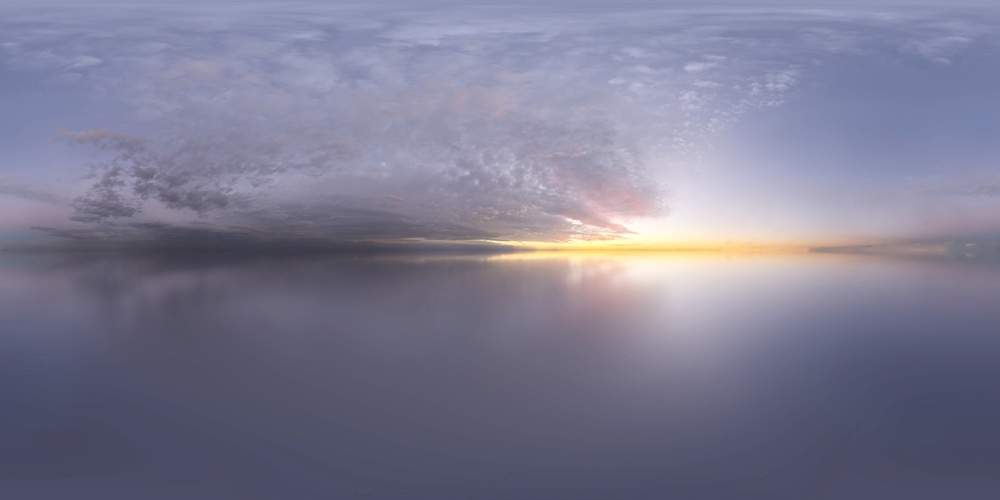
#> input picture assets_src/sky/belfast_sunset_puresky_backdrop.jpg, 1000 x 500 px, shrunk from 6144 x 3072 before the run
$ python post_grade.py ../../../assets_src/sky/belfast_sunset_puresky_backdrop.jpg ../../../assets_src/sky/kloofendal_48d_partly_cloudy_puresky_backdrop.jpg 1.0
#> lines starting #> are read from the running program, lines starting #| are printed output that depends on the picture
"""渲染后期: 高光辉光, 暗角, 胶片颗粒, 轻微色差感的色调。用法: python post_grade.py <输入.png> <输出.jpg> [辉光强度]"""
import sys

import numpy as np
from PIL import Image, ImageFilter


def grade(src, dst, bloom=0.5):
#> called with bloom = 1
    im = Image.open(src).convert("RGB")
#> im is the input picture: PIL image 1000x500 RGB; mean R, G, B 124.7, 123.5, 146
    a = np.asarray(im, dtype=np.float32) / 255
    lum = a.mean(axis=2, keepdims=True)
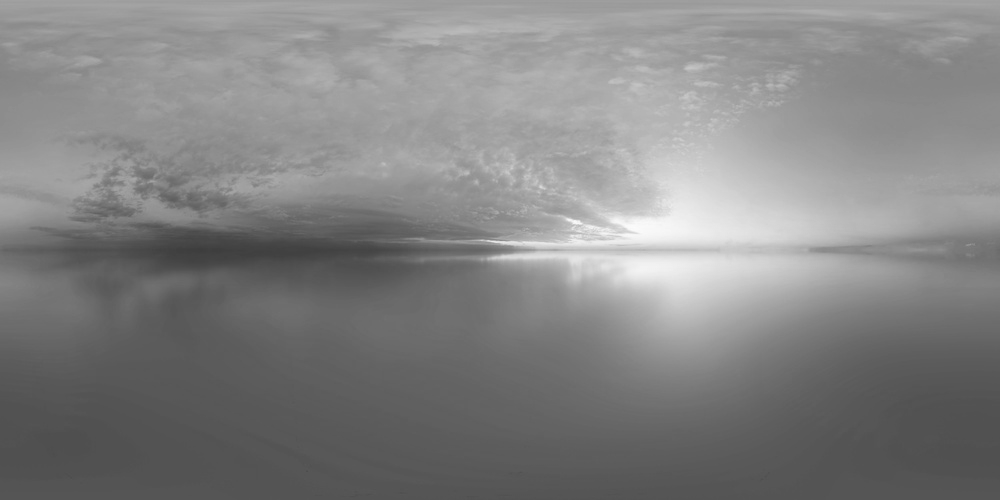
#> lum: shape (500, 1000, 1) float32; min 0.241, max 0.988, mean 0.515
    bright = np.clip((lum - 0.72) / 0.28, 0, 1) * a
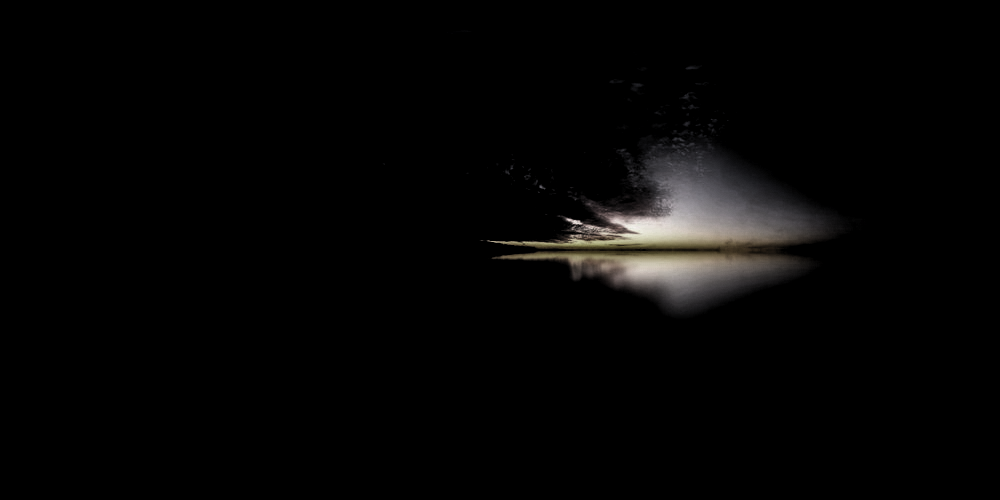
#> bright: shape (500, 1000, 3) float32; mean R, G, B 0.0218, 0.0205, 0.0194
    glow = np.zeros_like(a)
    for r, w in ((im.width / 240, 0.5), (im.width / 70, 0.3), (im.width / 22, 0.2)):
        b = Image.fromarray((bright * 255).astype(np.uint8)).filter(ImageFilter.GaussianBlur(r))
        glow += np.asarray(b, dtype=np.float32) / 255 * w
#> this loop made 3 passes
#> pass 2, in grade, `glow += np.asarray(b, dtype=np.float32) / 255 * w`:
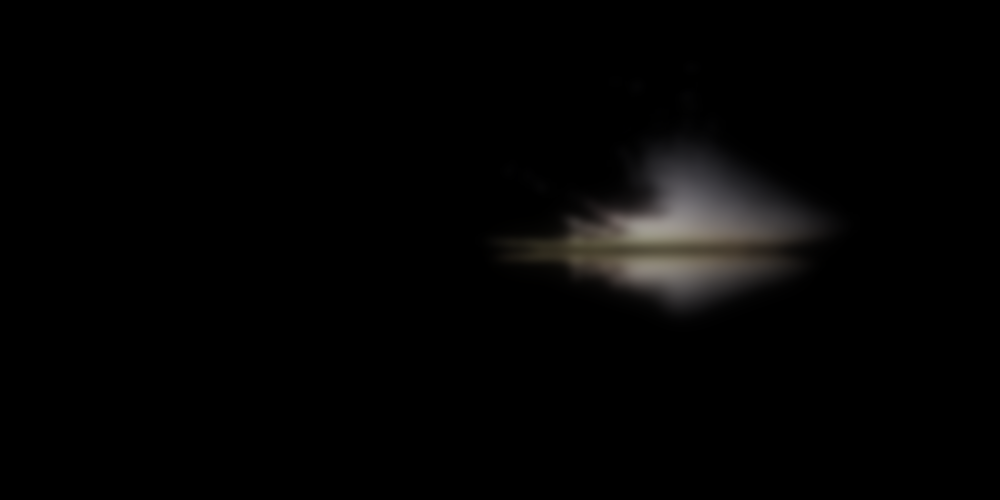
#> glow: shape (500, 1000, 3) float32; mean R, G, B 0.0173, 0.0163, 0.0154
    a = 1 - (1 - a) * (1 - np.clip(glow * bloom * 2.2, 0, 1))
    # S 曲线, 暗部略提蓝, 高光略偏暖
    a = np.clip(a, 0, 1)
    a = a * a * (3 - 2 * a) * 0.35 + a * 0.65
    lum = a.mean(axis=2, keepdims=True)
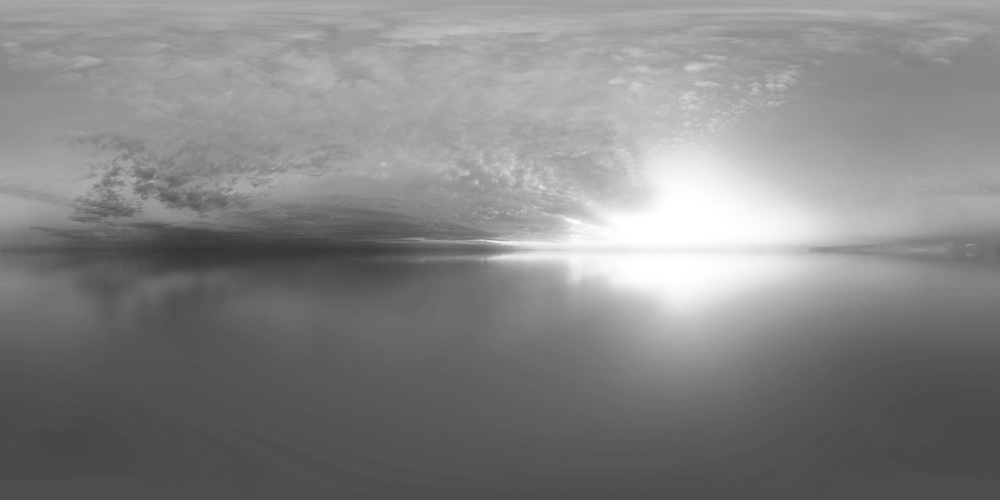
#> lum: shape (500, 1000, 1) float32; min 0.208, max 1, mean 0.523
    a = a + (1 - lum) ** 3 * np.array([-0.006, 0.0, 0.016]) + lum ** 3 * np.array([0.012, 0.004, -0.012])
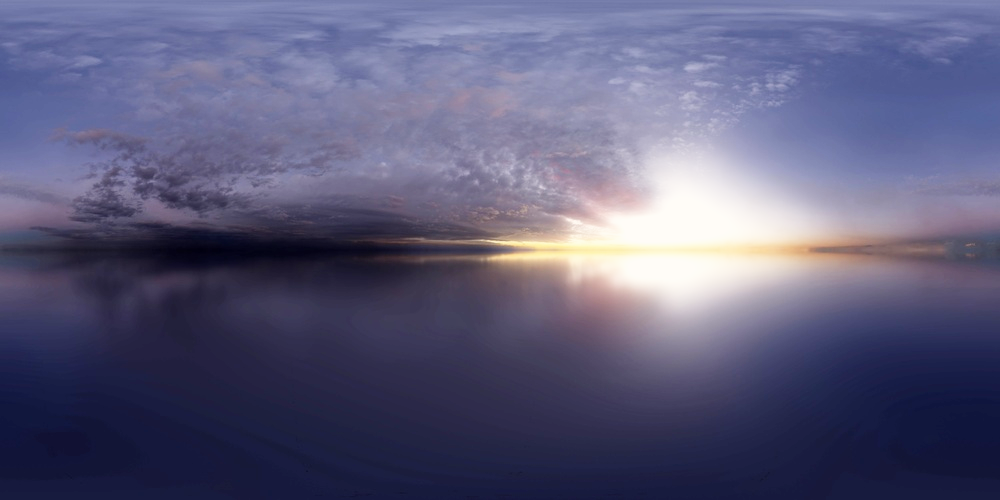
#> a: shape (500, 1000, 3) float64; mean R, G, B 0.492, 0.489, 0.59; drawn with min black and max white
    h, w = a.shape[:2]
#> h = 500; w = 1000
    y, x = np.mgrid[-1:1:h * 1j, -1:1:w * 1j]
    vig = 1 - 0.2 * np.clip(x ** 2 + y ** 2 - 0.25, 0, 1.6)
    a = a * vig[..., None]
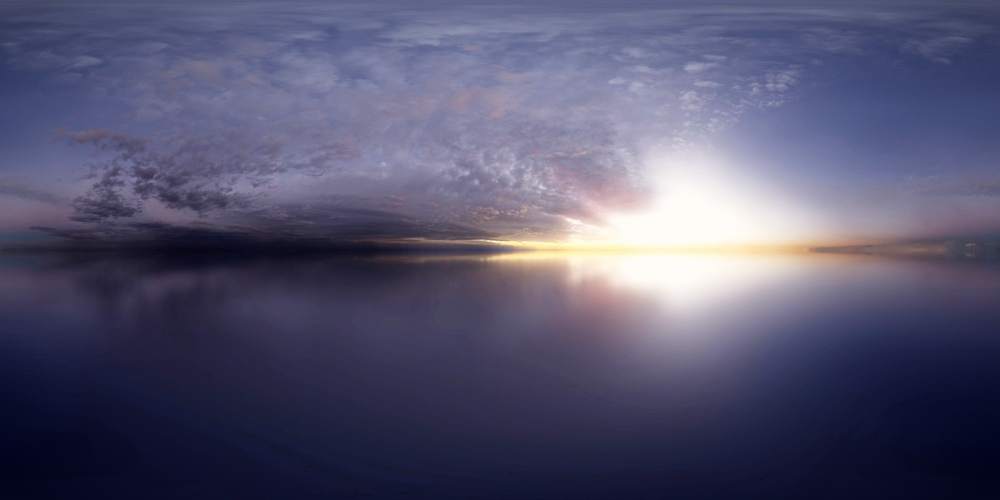
#> a: shape (500, 1000, 3) float64; mean R, G, B 0.454, 0.45, 0.54; drawn with min black and max white
    rng = np.random.default_rng(1)
    grain = rng.normal(0, 0.011, (h, w, 1))
    a = a + grain * (1.2 - a.mean(axis=2, keepdims=True))
    Image.fromarray((np.clip(a, 0, 1) * 255).astype(np.uint8)).save(dst, quality=94)
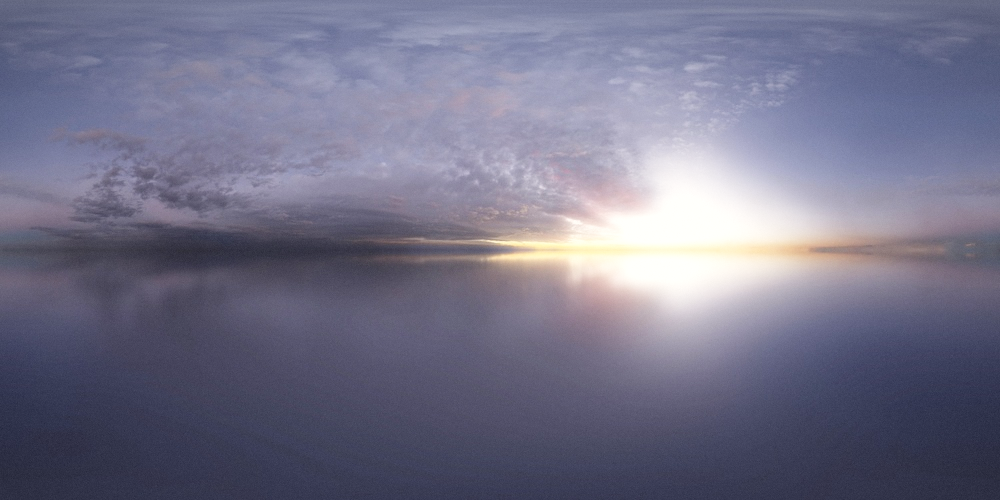
#> saved as kloofendal_48d_partly_cloudy_puresky_backdrop.jpg: PIL image 1000x500 RGB; mean R, G, B 115.2, 114.3, 137.2


if __name__ == "__main__":
    grade(sys.argv[1], sys.argv[2], float(sys.argv[3]) if len(sys.argv) > 3 else 0.5)

$ run again, on assets_src/sky/qwantani_dusk_2_puresky_backdrop.jpg
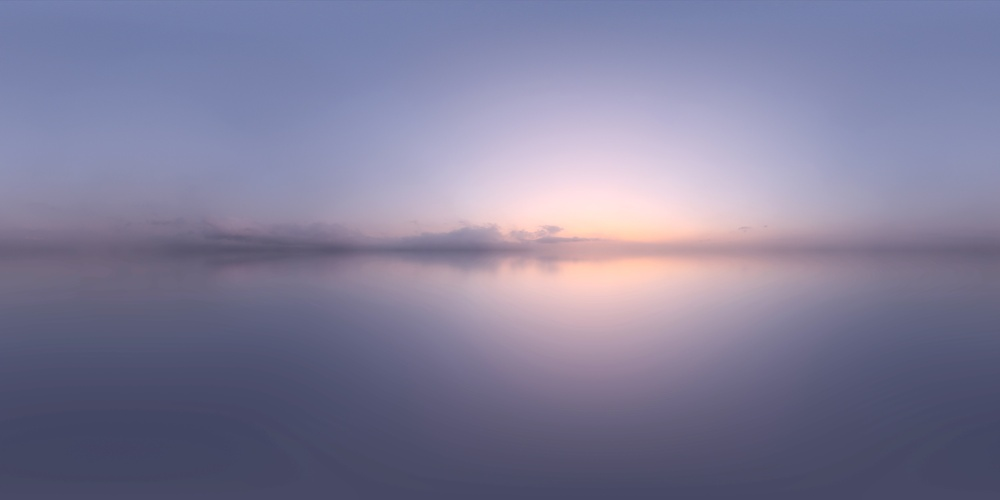
#> input picture assets_src/sky/qwantani_dusk_2_puresky_backdrop.jpg, 1000 x 500 px, shrunk from 6144 x 3072 before the run
#> in grade, im is the input picture: PIL image 1000x500 RGB; mean R, G, B 128.2, 125.3, 153.4
#> in grade, `a = a * vig[..., None]`:
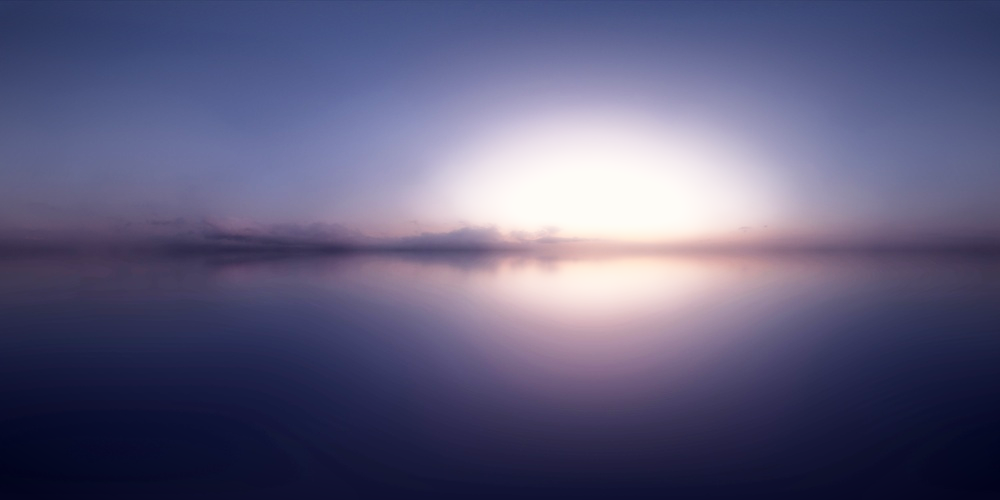
#> a: shape (500, 1000, 3) float64; mean R, G, B 0.474, 0.466, 0.575; drawn with min black and max white
#> in grade, `Image.fromarray((np.clip(a, 0, 1) * 255).astype(np.uint8)).save(dst, q..`:
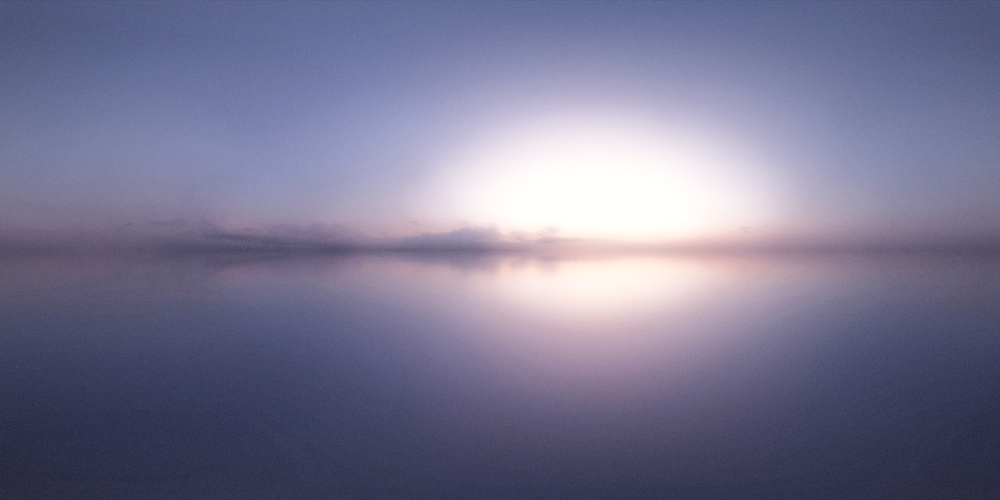
#> saved as qwantani_dusk_2_puresky_backdrop.jpg: PIL image 1000x500 RGB; mean R, G, B 120.2, 118.4, 146.1
